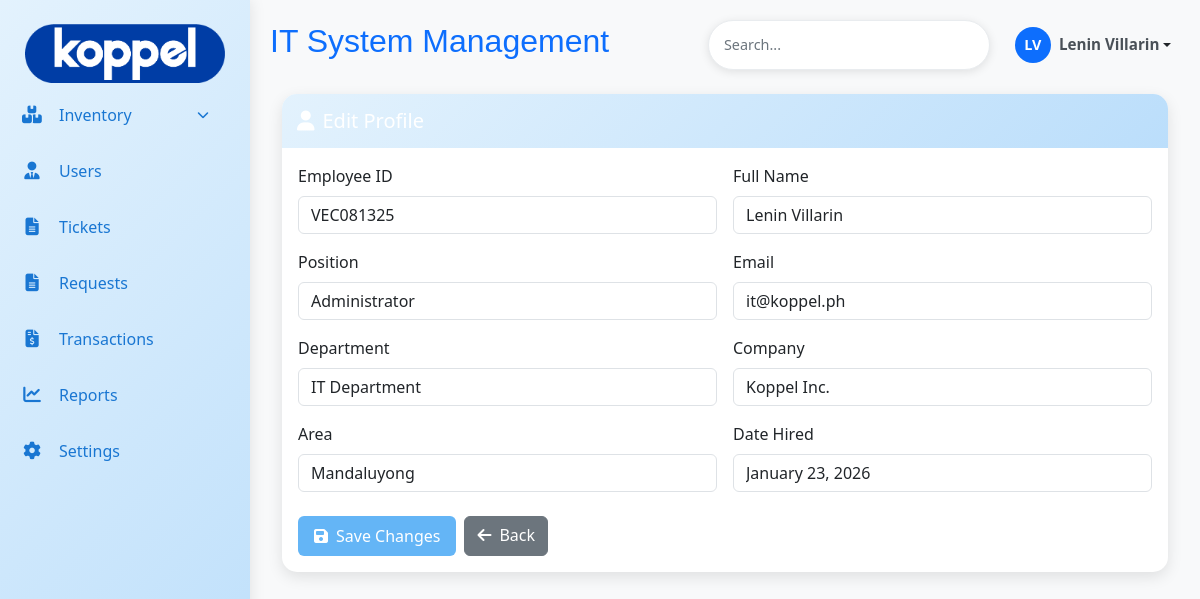
The page /admin/profile/edit.php (signed in) on the database as committed earlier.
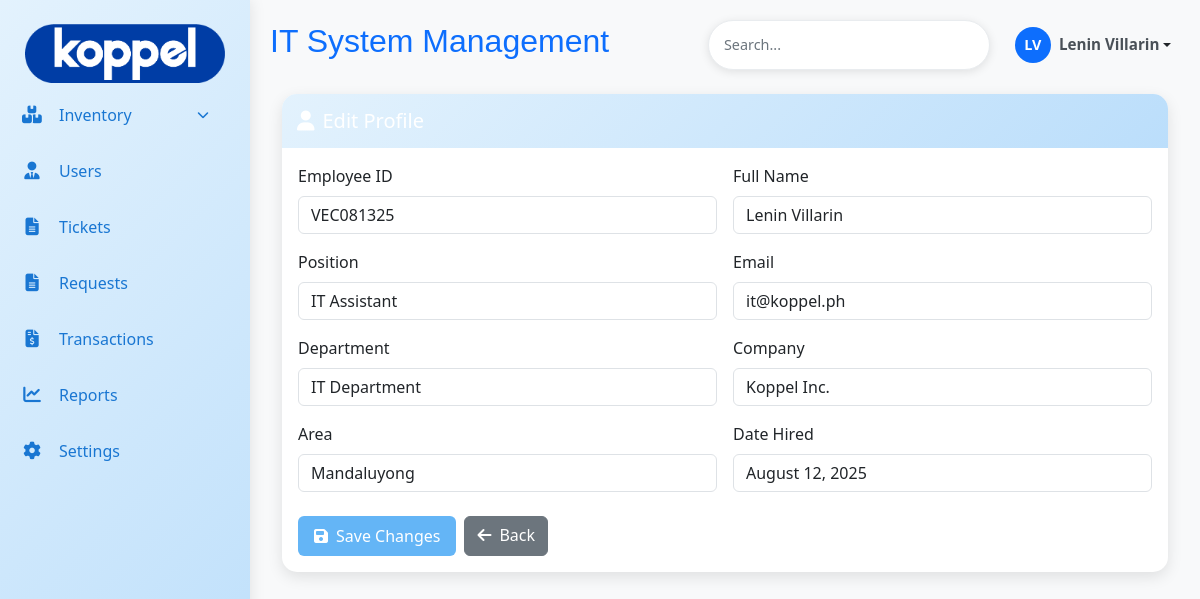
The same page on the database as committed later.
### tables this page shows
CREATE TABLE `user_tb` (
  `user_id` int(11) NOT NULL,
  `emp_id` varchar(50) NOT NULL,
  `fullname` varchar(150) NOT NULL,
  `position` varchar(100) NOT NULL,
  `email` varchar(150) DEFAULT NULL,
  `department` varchar(100) DEFAULT NULL,
  `company` varchar(50) NOT NULL,
  `area` varchar(150) NOT NULL,
  `user_type` varchar(30) NOT NULL,
  `date_hired` timestamp NOT NULL DEFAULT current_timestamp() ON UPDATE current_timestamp(),
  `date_resigned` varchar(100) DEFAULT NULL,
  `created_at` timestamp NOT NULL DEFAULT current_timestamp(),
  `password` varchar(255) DEFAULT NULL,
  `is_active` tinyint(1) NOT NULL DEFAULT 1
);

### admin/profile/edit.php (the view, shortened to what this page needs)
<?php
include '../db/db.php';
$user_id = $_SESSION['user_id'] ?? 0;
$sql = "SELECT emp_id, fullname, position, email, department, company, area, date_hired
        FROM user_tb WHERE user_id = ?";
$stmt = $conn->prepare($sql);
$stmt->bind_param("i", $user_id);
$stmt->execute();
$result = $stmt->get_result();
$user = $result->fetch_assoc();
?>
<!DOCTYPE html>
<html lang="en">
<head>
<link rel="stylesheet" href="https://cdn.jsdelivr.net/npm/bootstrap@5.3.0/dist/css/bootstrap.min.css">
<link rel="stylesheet" href="https://cdnjs.cloudflare.com/ajax/libs/font-awesome/6.4.0/css/all.min.css">
<link rel="stylesheet" href="../asset/css/main.css">
<link rel="stylesheet" href="../asset/css/menu.css">
</head>
<body>
<div class="main-content d-flex" id="mainContent">
    <?php include 'sidebar.php'; ?>
    <div class="content flex-grow-1">
        <?php include '../header2.php'; ?>
        <div class="container-fluid mt-4">
            <div class="card">
                <div class="card-header bg-primary text-white">
                    <h5 class="mb-0"><i class="fas fa-user me-2"></i>Edit Profile</h5>
                </div>
                <div class="card-body">
                    <form method="POST">
                        <div class="row g-3">
                            <div class="col-md-6">
                                <label class="form-label">Employee ID</label>
                                <input type="text" class="form-control"
                                       value="<?= htmlspecialchars($user['emp_id']) ?>" readonly>
                            </div>
                            <div class="col-md-6">
                                <label class="form-label">Full Name</label>
                                <input type="text" class="form-control" name="fullname"
                                       value="<?= htmlspecialchars($user['fullname']) ?>" required>
                            </div>
                            <div class="col-md-6">
                                <label class="form-label">Position</label>
                                <input type="text" class="form-control" name="position"
                                       value="<?= htmlspecialchars($user['position']) ?>">
                            </div>
                            <div class="col-md-6">
                                <label class="form-label">Email</label>
                                <input type="email" class="form-control" name="email"
                                       value="<?= htmlspecialchars($user['email']) ?>" required>
                            </div>
                            <div class="col-md-6">
                                <label class="form-label">Department</label>
                                <input type="text" class="form-control" name="department"
                                       value="<?= htmlspecialchars($user['department']) ?>">
                            </div>
                            <div class="col-md-6">
                                <label class="form-label">Company</label>
                                <input type="text" class="form-control" name="company"
                                       value="<?= htmlspecialchars($user['company']) ?>">
                            </div>
                            <div class="col-md-6">
                                <label class="form-label">Area</label>
                                <input type="text" class="form-control" name="area"
                                       value="<?= htmlspecialchars($user['area']) ?>">
                            </div>
                            <div class="col-md-6">
                                <label class="form-label">Date Hired</label>
                                <input type="text" class="form-control" name="date_hired"
                                       value="<?= !empty($user['date_hired']) ? date('F j, Y', strtotime($user['date_hired'])) : '' ?>">
                            </div>
                        </div>
                        <div class="mt-4 d-flex gap-2">
                            <button type="submit" class="btn btn-primary">
                                <i class="fas fa-save me-2"></i>Save Changes
                            </button>
                            <a href="../index.php" class="btn btn-secondary">
                                <i class="fas fa-arrow-left me-2"></i>Back
                            </a>
                        </div>
                    </form>
                </div>
            </div>
        </div>
    </div>
</div>
</body>
</html>

Rows that differ between the two databases and show on the page:
changed user_tb "VEC081325": position "Administrator" → "IT Assistant"; date_hired "January 23, 2026" → "August 12, 2025"
